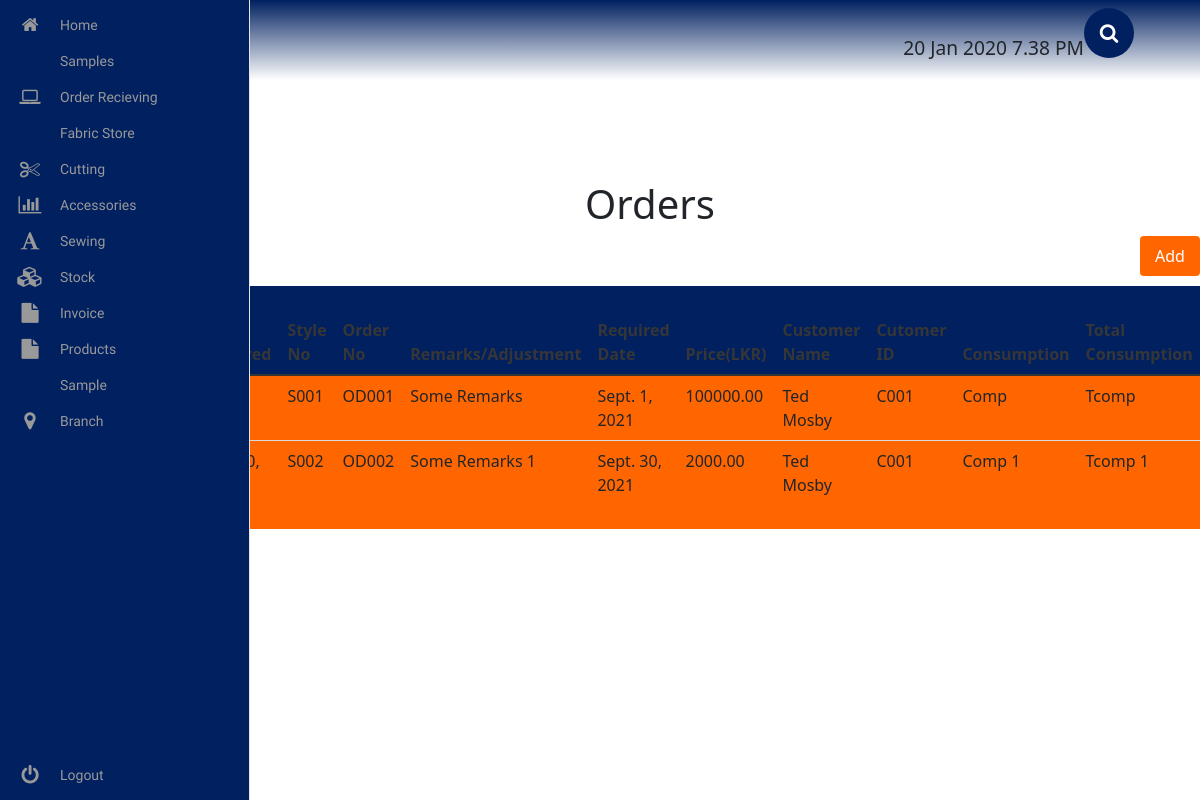
/orders/, run on an earlier commit of the app's database.
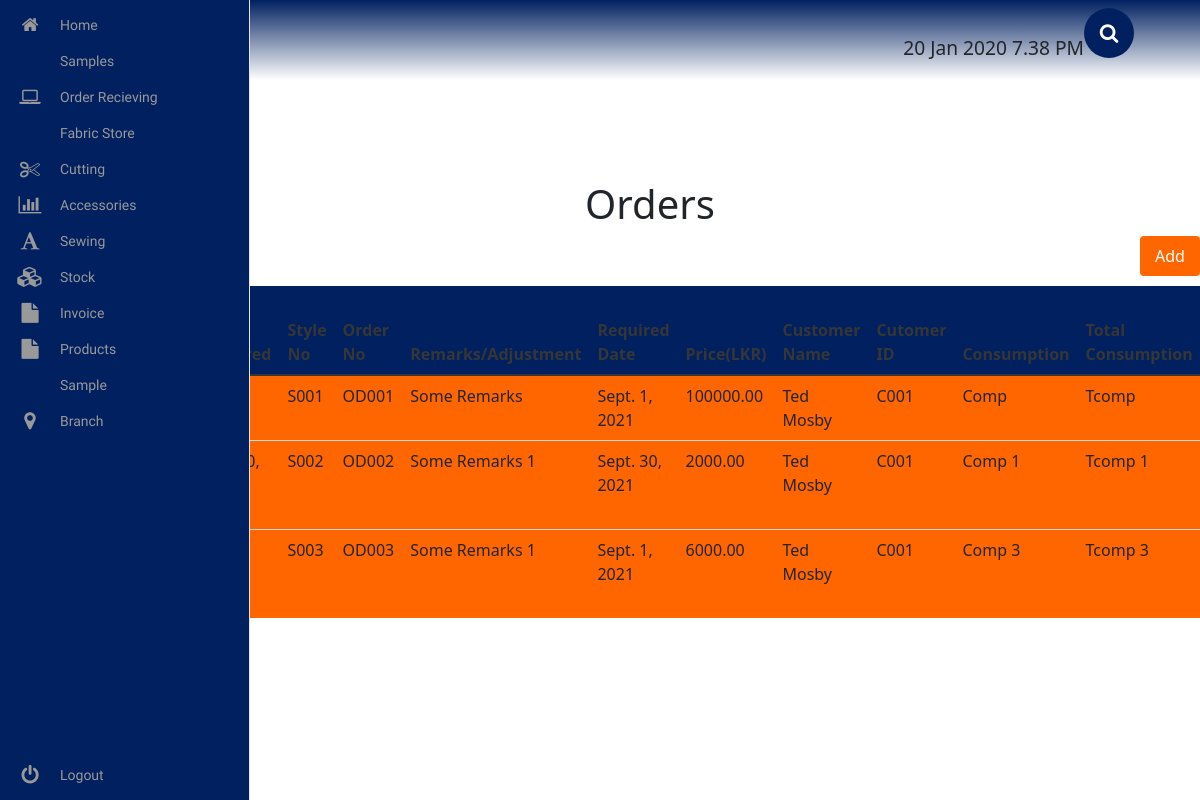
And on a later commit of the database.
### orders/models.py (models this page shows, shortened)
class OrderReceiving(models.Model):
	order_received = models.DateField()
	date_order_delivered = models.DateField()
	style_no = models.CharField(max_length=1000)
	order_no = models.CharField(max_length=1000, unique=True)
	remarks = models.CharField(max_length=9000)
	required_date = models.DateField()
	price = models.DecimalField(decimal_places=2, max_digits=1000)
	customer = models.ForeignKey(Customer, on_delete=models.CASCADE)
	consumption = models.CharField(max_length=1000)
	total_consumption = models.CharField(max_length=1000)
	delivery_date = models.DateField()
	order_status = models.BooleanField(default=False)
	order_progress = models.CharField(max_length=1000)
	reason = models.CharField(max_length=1000)

### customers/models.py (models this page shows)
class Customer(models.Model):
	customer_id = models.CharField(max_length=100)
	salutation = models.CharField(max_length=10, choices=salutation_choices, default='Mr')
	customer_first_name = models.CharField(max_length=500)
	customer_last_name = models.CharField(max_length=500)
	mobile_no = models.IntegerField()
	mobile_no_type = models.CharField(max_length=10, choices=mobile_no_type, default='Mobile')
	email = models.EmailField(max_length=120)
	email_type = models.CharField(max_length=10, choices=email_type, default='Work')
	address = models.CharField(max_length=1000)
	"""def __str__(self):
			    	return "%s %s" % (self.customer_first_name, self.customer_last_name)"""
	def __str__(self):
		return self.customer_first_name + ' ' + self.customer_last_name

### orders/views.py (the view, shortened to what this page needs)
# urls.py: path('', OrderMainView.as_view(), name="order_view"),
class OrderMainView(View):
	template_name = 'order_main.html'
	queryset = OrderReceiving.objects.all()
	def get_query_set(self):
		return self.queryset
	def get(self, request):
		form = OrderReceivingForm()
		context = {'orders': self.get_query_set(), 'form': form}
		return render(request, self.template_name, context)

### orders/templates/order_main.html (shortened to what this page needs)
<!DOCTYPE html>
<html lang="en">
{% extends 'base.html' %}
{% load static %}
{% load crispy_forms_tags %}
    {% block extra_css %}
        <link rel="stylesheet" href="{% static 'orders/css/order_main.css' %}">
    {% endblock %}
    {% block content %}
        <div class="order__container">
            <h1> Orders </h1>
            <div class="order__add__button__container" >
              <button class="order__add__button" onclick="Test()">
                Add
              </button>
            </div>
            <div class="table-responsive">
              <table class="table" id="order-table">
                <thead>
                  <tr class="order__tr">
                    <th scope="col">Order Received</th>
                    <th scope="col">Date Order Delivered</th>
                    <th scope="col">Style No</th>
                    <th scope="col">Order No</th>
                    <th scope="col">Remarks/Adjustment</th>
                    <th scope="col">Required Date</th>
                    <th scope="col">Price(LKR)</th>
                    <th scope="col">Customer Name</th>
                    <th scope="col">Cutomer ID</th>
                    <th scope="col">Consumption</th>
                    <th scope="col">Total Consumption</th>
                  </tr>
                </thead>
                <tbody>
                  {% for order in orders %}
                  <tr class="order__body">
                    <td> {{ order.order_received }} </td>
                    <td> {{ order.date_order_delivered }} </td>
                    <td> {{ order.style_no }} </td>
                    <td> {{ order.order_no }} </td>
                    <td> {{ order.remarks }} </td>
                    <td> {{ order.required_date }} </td>
                    <td> {{ order.price }} </td>
                    <td> {{ order.customer.customer_first_name }}
                         {{ order.customer.customer_last_name }}
                    </td>
                    <td> {{ order.customer.customer_id }} </td>
                    <td> {{ order.consumption }} </td>
                    <td> {{ order.total_consumption }} </td>
                   </tr>
                  {% endfor %}
                </tbody>
              </table>
            </div>
        </div>
    {% endblock %}

### pages/templates/base.html (shortened to what this page needs)
<!DOCTYPE html>
<html lang="en">
{% load static %}
<head>
    {% block extra_css %}
    {% endblock %}
    <link rel="stylesheet" href="https://maxcdn.bootstrapcdn.com/bootstrap/4.0.0/css/bootstrap.min.css">
    <link rel="stylesheet" href="https://cdnjs.cloudflare.com/ajax/libs/font-awesome/4.7.0/css/font-awesome.css" />
    <link rel="stylesheet" href="https://cdn.jsdelivr.net/npm/bulma@0.8.2/css/bulma.min.css">
    <link href="https://cdn.jsdelivr.net/npm/bootstrap@5.0.2/dist/css/bootstrap.min.css" rel="stylesheet">
    <link rel="stylesheet" href="https://maxcdn.bootstrapcdn.com/bootstrap/4.0.0/css/bootstrap.min.css">
</head>
<body>
    {% include 'top_navbar.html' %}
    {% include 'side_navbar.html' %}
    {% block content %}{% endblock %}
</body>
</html>

### pages/templates/top_navbar.html (shortened to what this page needs)
<!DOCTYPE html>
<html lang="en">
{% load static %}
<head>
    <link rel="stylesheet" href="https://maxcdn.bootstrapcdn.com/bootstrap/4.0.0/css/bootstrap.min.css">
    <link rel="stylesheet" href="{% static 'pages/css/top_navbar.css' %}">
</head>
<body>
  <nav class="navbar">
    <div class="navbar__container">
      <a href="#home" id="navbar__logo">SPARQ</a>
        <ul class="navbar__menu">
          <li class="navabr__item">
            20 Jan 2020 7.38 PM
          </li>
          <li class="navbar__item">
            <div class="search-box">
              <button class="btn-search"><i class="fa fa-search"></i></button>
              <input type="text" class="input-search" placeholder="Type to Search...">
            </div>
          </li>
        </ul>
    </div>
  </nav>
</body>
</html>

### pages/templates/side_navbar.html (shortened to what this page needs)
<!DOCTYPE html>
<html lang="en">
{% load static %}
<head>
    <link rel="stylesheet" href="https://maxcdn.bootstrapcdn.com/bootstrap/4.0.0/css/bootstrap.min.css">
    <link rel="stylesheet" href="https://cdnjs.cloudflare.com/ajax/libs/font-awesome/4.7.0/css/font-awesome.css" />
    <link rel="stylesheet" href="https://cdn.jsdelivr.net/npm/bulma@0.8.2/css/bulma.min.css">
    <link href="https://cdn.jsdelivr.net/npm/bootstrap@5.0.2/dist/css/bootstrap.min.css" rel="stylesheet">
    <link rel="stylesheet" href="{% static 'pages/css/side_navbar.css' %}">
</head>
<body>
    <div class="area"></div><nav class="main-menu">
        <ul>
            <li>
                <a href="/">
                <i class="fa fa-home fa-2x nav-icon"></i>
                <span class="nav-text">
                    Home
                </span>
                </a>
            </li>
            <li class="has-subnav">
                <a href="{% url 'sample:sample_view' %}">
                    <i class="fa fa-shirt fa-2x"></i>
                    <span class="nav-text sample">
                        Samples
                    </span>
                    </a>
            </li>
            <li class="has-subnav">
                <a href="{% url 'orders:order_view' %}">
                    <i class="fa fa-laptop fa-2x"></i>
                    <span class="nav-text">
                        Order Recieving
                    </span>
                    </a>
            </li>
            <li class="has-subnav">
                <a href="{% url 'fabric:fabric_view' %}">
                    <i class="fa fa-store-alt fa-2x"></i>
                    <span class="nav-text">
                        Fabric Store
                    </span>
                    </a>
                </li>
                <li class="has-subnav">
                    <a href="{% url 'cutting:cutting_view' %}">
                       <i class="fa fa-cut fa-2x"></i>
                        <span class="nav-text">
                            Cutting
                        </span>
                    </a>
                </li>
                <li class="has-subnav">
                   <a href="{% url 'accessories:accessories_view' %}">
                        <i class="fa fa-bar-chart-o fa-2x"></i>
                        <span class="nav-text">
                            Accessories
                        </span>
                    </a>
                </li>
                <li class="has-subnav">
                    <a href="{% url 'sewing:sewing_view' %}">
                        <i class="fa fa-font fa-2x"></i>
                        <span class="nav-text">
                           Sewing
                        </span>
                    </a>
                </li>
                <li class="has-subnav">
                   <a href="{% url 'stock:stock_view' %}">
                       <i class="fa fa-cubes fa-2x"></i>
                        <span class="nav-text">
                            Stock
                        </span>
                    </a>
                </li>
                <li class="has-subnav">
                   <a href="{% url 'invoice:invoice_view' %}">
                        <i class="fa fa-file fa-2x"></i>
                        <span class="nav-text">
                            Invoice
                        </span>
                    </a>
                </li>
                <li class="has-subnav">
                   <a href="{% url 'invoice:invoice_view' %}">
                        <i class="fa fa-file fa-2x"></i>
                        <span class="nav-text">
                            Products
                        </span>
                    </a>
                </li>
                <li class="has-subnav">
                   <a href="{% url 'invoice:invoice_view' %}">
                        <i class="fa fa-shirt"></i>
                        <span class="nav-text">
                            Sample
                        </span>
                    </a>
                </li>
                <li>
                    <a href="#">
                       <i class="fa fa-map-marker fa-2x"></i>
                        <span class="nav-text">
                            Branch
                        </span>
                    </a>
                </li>
            </ul>
            <ul class="logout">
                <li>
                   <a href="#">
                         <i class="fa fa-power-off fa-2x"></i>
                        <span class="nav-text">
                            Logout
                        </span>
                    </a>
                </li>
            </ul>
        </nav>
</body>
</html>

### orders/static/orders/css/order_main.css (style rules this page uses)
.order__container { margin: 100px 0 0 100px; }
.order__container h1 { text-align: center; }
.order__add__button__container { display: flex; float: right; margin-bottom: 10px; }
.order__add__button { border: none; outline: none; border-radius: 4px; background-color: #FF6600; color: #fff; width: 60px; height: 40px; }
.order__tr { background-color: #002060; color: #fff; }
.order__tr th { color: #fff; }
.order__body { background-color: #FF6600; }
#order-table { display: block; }

### pages/static/pages/css/top_navbar.css (style rules this page uses)
.navbar { background-color: #535c5f; background-image: linear-gradient(to top, #fff 0%, #002060 100%); height: 80px; display: flex; justify-content: center; align-items: center; font-size: 1.2rem; position: static; top: 0; z-index: 999; border: none; }
.navbar__container { display: flex; justify-content: space-between; height: 80px; z-index: 1; width: 100%; max-width: 1300px; margin: 0 auto; padding: 0 50px; }
#navbar__logo { background-color: #002060; background-size: 100%; -webkit-background-clip: text; -moz-background-clip: text; -webkit-text-fill-color: transparent; -moz-text-fill-color: transparent; display: flex; align-items: center; cursor: pointer; text-decoration: none; font-size: 2rem; }
.navbar__menu { display: flex; align-items: center; list-style: none; }
.navbar__item { height: 80px; }
.search-box { width: fit-content; height: fit-content; position: relative; }
.input-search { height: 50px; width: 50px; border-style: none; padding: 10px; font-size: 18px; letter-spacing: 2px; outline: none; border-radius: 25px; transition: all .5s ease-in-out; background-color: #002060; padding-right: 40px; color:#fff; }
.input-search::placeholder { color:rgba(255,255,255,.5); font-size: 18px; letter-spacing: 2px; font-weight: 100; }
.btn-search { width: 50px; height: 50px; border-style: none; font-size: 20px; font-weight: bold; outline: none; cursor: pointer; border-radius: 50%; position: absolute; right: 0px; color:#ffffff ; background-color:transparent; pointer-events: painted; }

### pages/static/pages/css/side_navbar.css (style rules this page uses)
.fa-2x { font-size: 2em; }
.fa { position: relative; display: table-cell; width: 60px; height: 36px; text-align: center; vertical-align: middle; font-size:20px; }
.main-menu, .drop_btn { background:#002060; border-right:1px solid #e5e5e5; position:fixed; top:0; bottom:0; height:100%; left:0; width:60px; overflow:hidden; -webkit-transition:width .05s linear; transition:width .05s linear; -webkit-transform:translateZ(0) scale(1,1); z-index:1000; }
.main-menu>ul { margin:7px 0; }
.main-menu li { position:relative; display:block; width:250px; }
.main-menu li>a { position:relative; display:table; border-collapse:collapse; border-spacing:0; color:#999; font-family: arial; font-size: 14px; text-decoration:none; -webkit-transform:translateZ(0) scale(1,1); -webkit-transition:all .1s linear; transition:all .1s linear; }
.main-menu .nav-icon { position:relative; display:table-cell; width:60px; height:36px; text-align:center; vertical-align:middle; font-size:18px; }
.main-menu .nav-text { position:relative; display:table-cell; vertical-align:middle; width:190px; font-family: 'Titillium Web', sans-serif; }
.main-menu>ul.logout { position:absolute; left:0; bottom:0; }
nav { -webkit-user-select:none; -moz-user-select:none; -ms-user-select:none; -o-user-select:none; user-select:none; }
nav ul,nav li { outline:0; margin:0; padding:0; }

What changed in the data, as far as the page shows it:
added OrderReceiving: style_no "S003", order_no "OD003", remarks "Some Remarks 1", required_date "Sept. 1, 2021", price "6000.00", customer.customer_first_name "Ted", customer.customer_last_name "Mosby", customer.customer_id "C001", consumption "Comp 3", total_consumption "Tcomp 3"
